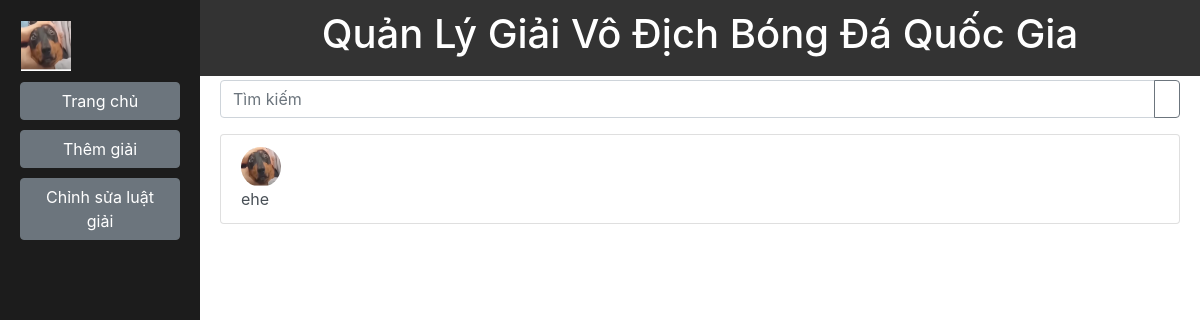
Before: / with the older database file.
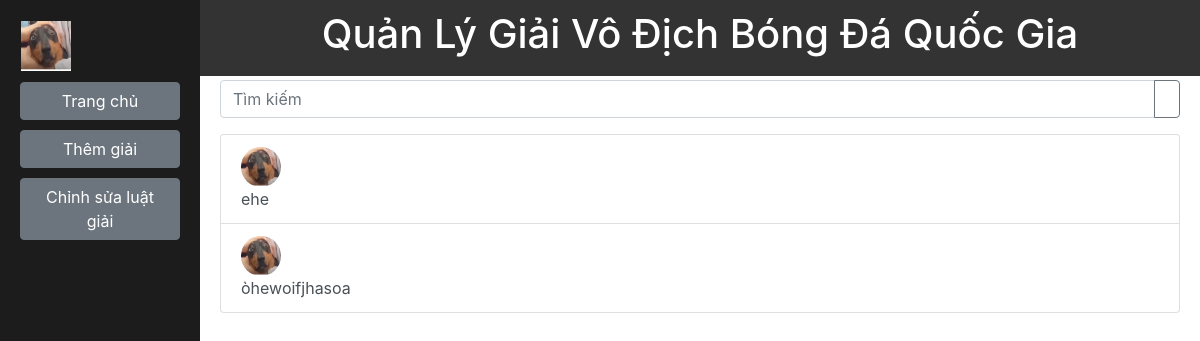
After: the same page with the newer database file.
### models/season.py (models this page shows, shortened)
class Season(db.Model):
    id = db.Column(db.Integer, primary_key=True)
    name = db.Column(db.String(100), nullable=False)
    profile_picture = db.Column(db.String(255))
    rule_id = db.Column(db.Integer, db.ForeignKey('rule.id'), nullable=False)
    note = db.Column(db.String(255), nullable=True)
    rules = db.relationship('Rule', backref=db.backref('seasons', lazy=True))

### routes/home_routes.py (the view)
    @app.route('/')
    def home():
        seasons = Season.query.all()
        return render_template('index.html', seasons=seasons)

### routes/home_routes.py (called while the page is built)
def setup_home_routes(app):
    @app.route('/')
    def home():
        seasons = Season.query.all()
        return render_template('index.html', seasons=seasons)

### templates/index.html (shortened to what this page needs)
{% extends "base.html" %}
{% block title %}Quản Lý Giải Vô Địch Bóng Đá Quốc Gia{% endblock %}
{% block sidebar %}
<button class="btn btn-secondary btn-block" onclick="window.location.href='/'">Trang chủ</button>
<button class="btn btn-secondary btn-block" onclick="window.location.href='/add-season'">Thêm giải</button>
<button class="btn btn-secondary btn-block" onclick="window.location.href='/rule-change'">Chỉnh sửa luật giải</button>
{% endblock %}
{% block content %}
<div class="input-group mb-3">
    <input type="text" class="form-control" placeholder="Tìm kiếm" aria-label="Tìm kiếm" aria-describedby="search-button">
    <div class="input-group-append">
        <button class="btn btn-outline-secondary" type="button" id="search-button">
        </button>
    </div>
</div>
<div class="list-group">
    {% for season in seasons %}
    <button class="list-group-item list-group-item-action season-button" onclick="window.location.href='/season/{{ season.id }}'">
        <div class="btn-icon">
            <img src="{{ url_for('static', filename=season.profile_picture) }}" alt="{{ season.name }}" class="img-fluid rounded-circle" style="width: 40px; height: 40px;">
        </div> {{ season.name }}
    </button>
    {% endfor %}
</div>
{% endblock %}

### templates/base.html (shortened to what this page needs)
<!DOCTYPE html>
<html lang="en">
<head>
    <link rel="stylesheet" href="https://stackpath.bootstrapcdn.com/bootstrap/4.5.2/css/bootstrap.min.css">
</head>
<body>
    <div class="sidebar">
        <button class="btn btn-link text-white" onclick="window.location.href='/'">
            <img src="{{ url_for('static', filename='images/Untitled.png') }}" alt="Home">
        </button>
        {% block sidebar %}
        {% endblock %}
    </div>
    <div class="title-area">
        <h1>{% block title %}Default Title{% endblock %}</h1>
    </div>
    <div class="main-content">
        {% block content %}{% endblock %}
    </div>
</body>
</html>

### templates/base.html (style rules this page uses)
body { margin: 0; padding: 0; background-color: #fff; }
.sidebar { background-color: #1c1c1c; height: 100vh; padding: 20px; position: fixed; top: 0; left: 0; width: 200px; overflow-y: auto; }
.sidebar button { margin-bottom: 10px; }
.sidebar .btn-link { display: flex; align-items: center; padding: 0; }
.sidebar .btn-link img { width: 50px; height: 50px; }
.title-area { background-color: #333; color: #fff; padding: 10px 20px; text-align: center; position: fixed; top: 0; left: 200px; width: calc(100% - 200px); z-index: 1; }
.main-content { margin-top: 60px; margin-left: 200px; padding: 20px; background-color: #fff; min-height: 100vh; overflow-y: auto; }

Changed rows visible on the page:
added Season: profile_picture (picture), name "òhewoifjhasoa"
